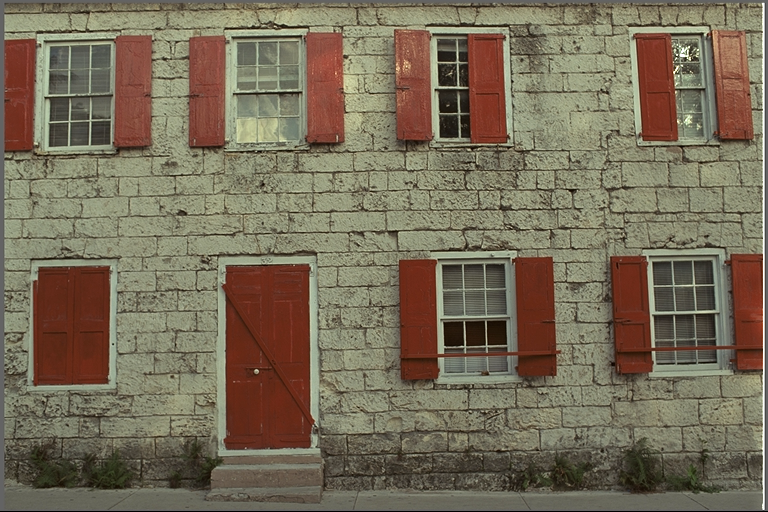
#> input picture data/reference/kodim01.png, 768 x 512 px; its folder holds only this picture in this run
$ python demo.py
#> lines starting #> are read from the running program, lines starting #| are printed output that depends on the picture
### gregory_usm/sharpening.py
"""Modified unsharp masking pipeline (Sect. 4.1-4.3, Fig. 2).

Pipeline exactly as described in the paper:
  1. Gaussian-smooth the ORIGINAL (reference) image                 (Sect. 4.2, Eq. 35)
  2. edge_image        = original - smoothed                       (Fig. 2, the "-" node)
  3. enhanced_edge      = k(t, lam) * edge_image                    (Fig. 2, the "*" node)
       where k combines the coefficient bounds |a2|, |a3| from
       Theorem 1 (Eqs. 32, 34). The paper does not give an explicit
       combination formula for the two bounds into one scalar; per
       the accompanying implementation decision we use k = |a2| + |a3|.
  4. sharpened_image    = blurred + enhanced_edge                   (Fig. 2, the "+" node)

Best-performing parameters reported in the paper: t = 0.6, lambda = 0.
"""
from __future__ import annotations

import numpy as np
from scipy.ndimage import gaussian_filter

from .coefficients import a2_bound, a3_bound


def gaussian_smooth(image: np.ndarray, sigma: float = 2.0) -> np.ndarray:
    """Gaussian smoothing (Eq. 35). Works on grayscale (H,W) or color (H,W,C)."""
    image = image.astype(np.float64)
    if image.ndim == 3:
        return np.stack(
            [gaussian_filter(image[..., c], sigma=sigma) for c in range(image.shape[2])],
            axis=-1,
        )
    return gaussian_filter(image, sigma=sigma)


def sharpening_factor(t: float = 0.6, lam: float = 0.0) -> float:
    """k(t, lambda) = |a2| + |a3|, the coefficient-bound sharpening factor."""
    return a2_bound(t, lam) + a3_bound(t, lam)


def modified_unsharp_masking(
    original: np.ndarray,
    blurred: np.ndarray,
    t: float = 0.6,
    lam: float = 0.0,
    sigma: float = 2.0,
) -> np.ndarray:
    """Apply the paper's modified unsharp masking to sharpen `blurred`
    using edge detail extracted from `original` (Fig. 2 / Sect. 4.3 steps 1-5).

    original, blurred: float arrays in [0, 255] or [0, 1], same shape.
    Returns the sharpened image, clipped to the input's value range.
    """
    if original.shape != blurred.shape:
        raise ValueError("original and blurred images must have the same shape")

    original = original.astype(np.float64)
    blurred = blurred.astype(np.float64)

    vmax = 255.0 if original.max() > 1.0 else 1.0

    smoothed = gaussian_smooth(original, sigma=sigma)
    edge_image = original - smoothed
    k = sharpening_factor(t, lam)
    enhanced_edge = k * edge_image
    sharpened = blurred + enhanced_edge
    return np.clip(sharpened, 0.0, vmax)

### gregory_usm/coefficients.py
"""Mathematical framework from Aarthy & Srutha Keerthi (2025).

Implements:
  - Gregory coefficients Lambda_n from the generating function
        G(xi) = xi / log(1 + xi) = 1 + sum_{n>=1} Lambda_n * xi^n      (Eq. 9)
  - u_n = (1 - t^n) / (1 - t)                                          (below Eq. 14)
  - Sharp coefficient bounds |a2|, |a3| for the class ST_Sigma(Lambda, t, lambda)
    derived in Theorem 1, Eqs. (32) and (34).
"""
from __future__ import annotations

from functools import lru_cache

import sympy as sp


# [16 lines left out: functions _gregory_series, gregory_coefficients, not called in this run]


def u_n(n: int, t: float) -> float:
    """u_n = (1 - t^n) / (1 - t), the quantity used throughout Theorem 1."""
    if t == 1:
        return float(n)
    return (1 - t**n) / (1 - t)


def a2_bound(t: float, lam: float) -> float:
    """Sharp bound |a2| <= sqrt(3 / |2*{...}|)  (Eq. 32)."""
    u2 = u_n(2, t)
    u3 = u_n(3, t)
    inner = (
        3 * u2**2
        - 3 * u3
        - 6 * u2 * (1 + lam)
        + 9 * (1 + 2 * lam)
        + 7 * (2 * (1 + lam) - u2) ** 2
    )
    denom = abs(2 * inner)
    return (3 / denom) ** 0.5


def a3_bound(t: float, lam: float) -> float:
    """Sharp bound |a3| <= 1/(4[2(1+lam)-u2]^2) + 1/(2[3(1+2lam)-u3])  (Eq. 34)."""
    u2 = u_n(2, t)
    u3 = u_n(3, t)
    term1 = 1 / (4 * (2 * (1 + lam) - u2) ** 2)
    term2 = 1 / (2 * (3 * (1 + 2 * lam) - u3))
    return term1 + term2

### demo.py
"""Demo / evaluation of the modified unsharp masking pipeline from:

  Aarthy & Srutha Keerthi, "Enhancing Image Sharpness by Modified Unsharp
  Masking Using Coefficient Bounds Obtained for a Subclass of Analytic
  Functions", Arabian J. Sci. Eng. (2025).

Dataset note
------------
CSIQ / LIVE require a registration form; TID2013 / KADID-10k are only
distributed as single multi-hundred-MB / multi-GB archives (no per-file
HTTP access), so a true "subset download" isn't possible for them without
pulling the whole archive first. As a stand-in we use a handful of images
from the public-domain Kodak test suite (data/reference/) and reproduce
the *blur* distortion category the paper's datasets use: each reference
image is Gaussian-blurred at 5 increasing sigma levels, exactly mirroring
Figs. 7-9 ("Sharpening of various images ... at different blur levels").
This lets the full pipeline run end-to-end and be sanity-checked, but it
is not a reproduction of Table 1 / Table 2 (those require the real MOS
subjective scores shipped with CSIQ/LIVE/TID2013/KADID-10k).
"""
from __future__ import annotations

import csv
from pathlib import Path

import numpy as np
from scipy.ndimage import gaussian_filter
from skimage import io, img_as_float
from skimage.metrics import peak_signal_noise_ratio as psnr
from skimage.metrics import structural_similarity as ssim

from gregory_usm import a2_bound, a3_bound, modified_unsharp_masking
from gregory_usm.sharpening import sharpening_factor

ROOT = Path(__file__).parent
REF_DIR = ROOT / "data" / "reference"
OUT_DIR = ROOT / "output"
OUT_DIR.mkdir(exist_ok=True)

T, LAM = 0.6, 0.0
BLUR_SIGMAS = [1.0, 2.0, 3.0, 4.0, 5.0]  # 5 blur levels, as in CSIQ/LIVE/TID2013
USM_SIGMA = 2.0  # Gaussian sigma for the smoothing step inside the pipeline (Eq. 35);
# not numerically specified in the paper, chosen as a typical edge-extraction scale.


def main():
    print(f"t = {T}, lambda = {LAM}")
    print(f"|a2| bound = {a2_bound(T, LAM):.4f}")
    print(f"|a3| bound = {a3_bound(T, LAM):.4f}")
    k = sharpening_factor(T, LAM)
    print(f"sharpening factor k = |a2| + |a3| = {k:.4f}\n")

    ref_paths = sorted(REF_DIR.glob("*.png"))
    if not ref_paths:
        raise SystemExit(f"No reference images found in {REF_DIR}")

    rows = []
    for ref_path in ref_paths:
        name = ref_path.stem
        original = img_as_float(io.imread(ref_path))
        if original.ndim == 2:
            original = np.stack([original] * 3, axis=-1)
        original = original[..., :3]

        for sigma in BLUR_SIGMAS:
            blurred = np.stack(
                [gaussian_filter(original[..., c], sigma=sigma) for c in range(3)],
                axis=-1,
            )
            sharpened = modified_unsharp_masking(
                original, blurred, t=T, lam=LAM, sigma=USM_SIGMA
            )

            psnr_before = psnr(original, blurred, data_range=1.0)
            psnr_after = psnr(original, sharpened, data_range=1.0)
            ssim_before = ssim(original, blurred, data_range=1.0, channel_axis=-1)
            ssim_after = ssim(original, sharpened, data_range=1.0, channel_axis=-1)

            tag = f"{name}_blur{sigma:.0f}"
            io.imsave(OUT_DIR / f"{tag}_blurred.png", (blurred * 255).astype(np.uint8), check_contrast=False)
            io.imsave(OUT_DIR / f"{tag}_sharpened.png", (sharpened * 255).astype(np.uint8), check_contrast=False)

            rows.append(
                dict(
                    image=name,
                    blur_sigma=sigma,
                    psnr_before=psnr_before,
                    psnr_after=psnr_after,
                    ssim_before=ssim_before,
                    ssim_after=ssim_after,
                )
            )
            print(
                f"{tag:20s} PSNR {psnr_before:6.2f} -> {psnr_after:6.2f}  "
                f"SSIM {ssim_before:.4f} -> {ssim_after:.4f}"
            )
#> this loop made 5 passes
#| kodim01_blur1        PSNR  25.50 ->  17.50  SSIM 0.7580 -> 0.6714
#| kodim01_blur2        PSNR  22.19 ->  18.63  SSIM 0.5007 -> 0.7123
#| kodim01_blur3        PSNR  21.10 ->  18.96  SSIM 0.3914 -> 0.7189
#| kodim01_blur4        PSNR  20.51 ->  19.00  SSIM 0.3387 -> 0.7145
#| kodim01_blur5        PSNR  20.13 ->  18.94  SSIM 0.3113 -> 0.7087
#> pass 1, in modified_unsharp_masking, `smoothed = gaussian_smooth(original, sigma=sigma)`:
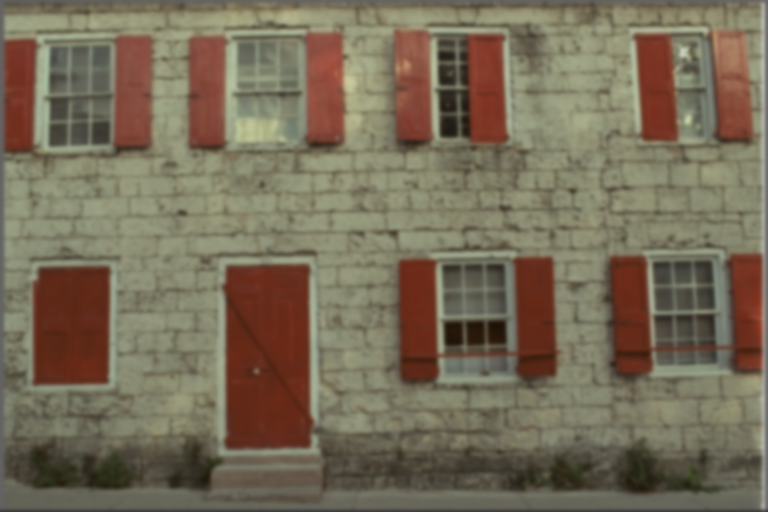
#> smoothed: shape (512, 768, 3) float64; mean of channels 0, 1, 2 0.47, 0.426, 0.347; drawn as R, G, B
#> pass 1, in modified_unsharp_masking, `edge_image = original - smoothed`:
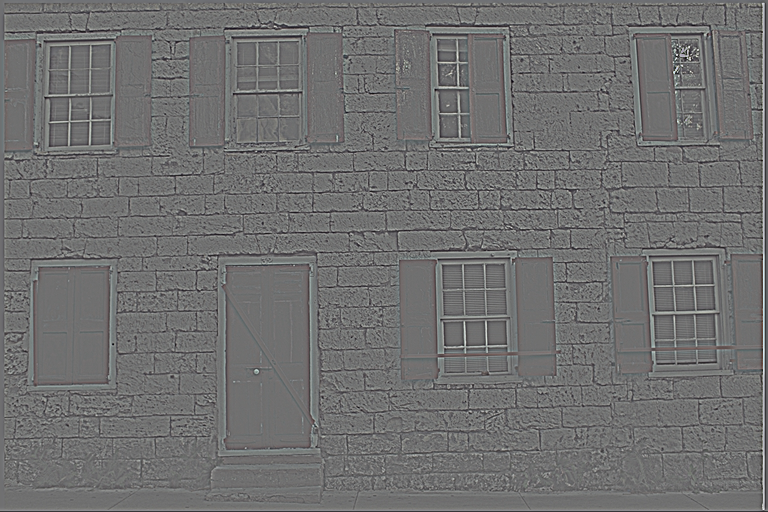
#> edge_image: shape (512, 768, 3) float64; mean of channels 0, 1, 2 -1.68e-17, -1.31e-17, -1.11e-17; drawn with min black and max white
#> after the loop, rows = 5 items

    with open(OUT_DIR / "results.csv", "w", newline="") as f:
        writer = csv.DictWriter(f, fieldnames=rows[0].keys())
        writer.writeheader()
        writer.writerows(rows)

    improved = sum(1 for r in rows if r["psnr_after"] > r["psnr_before"])
#> improved = 0
    print(f"\nPSNR improved vs. blurred input in {improved}/{len(rows)} cases.")
#| PSNR improved vs. blurred input in 0/5 cases.
    print(f"Outputs written to {OUT_DIR}")


if __name__ == "__main__":
    main()

$ run again, on data/reference/kodim05.png
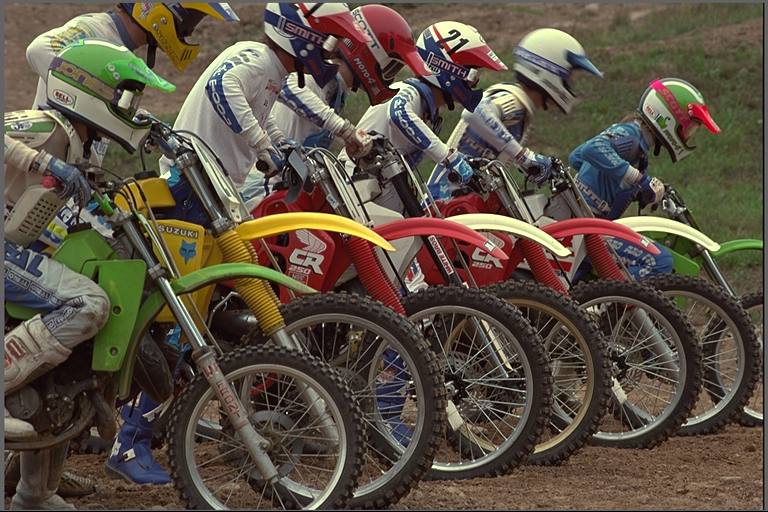
#> input picture data/reference/kodim05.png, 768 x 512 px
#> the loop in main, `for sigma in BLUR_SIGMAS:` made 5 passes
#> (psnr_before, psnr_after, ssim_before, ssim_after) on passes 1 to 5: (25.39, 17.84, 0.834, 0.704), (21.68, 19.05, 0.594, 0.752), (20.26, 19.5, 0.46, 0.764), (19.4, 19.54, 0.384, 0.757), (18.8, 19.37, 0.338, 0.747)
#> (printed output is left out)
#> pass 1, in modified_unsharp_masking, `smoothed = gaussian_smooth(original, sigma=sigma)`:
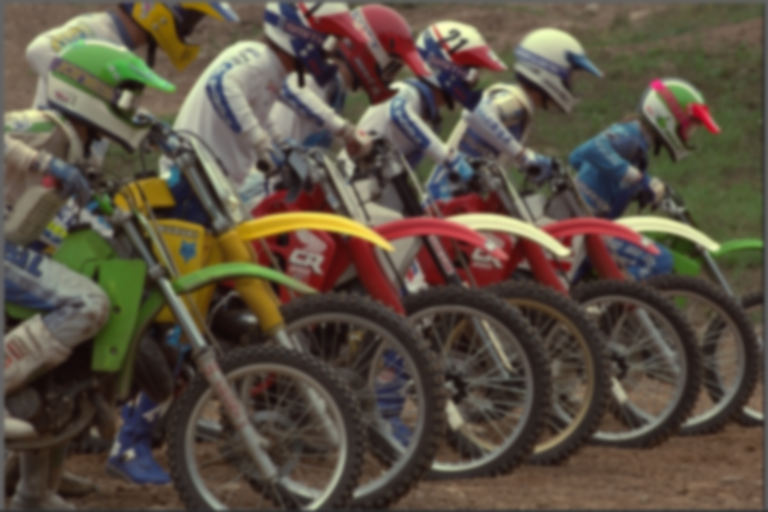
#> smoothed: shape (512, 768, 3) float64; mean of channels 0, 1, 2 0.359, 0.318, 0.265; drawn as R, G, B
#> pass 1, in modified_unsharp_masking, `edge_image = original - smoothed`:
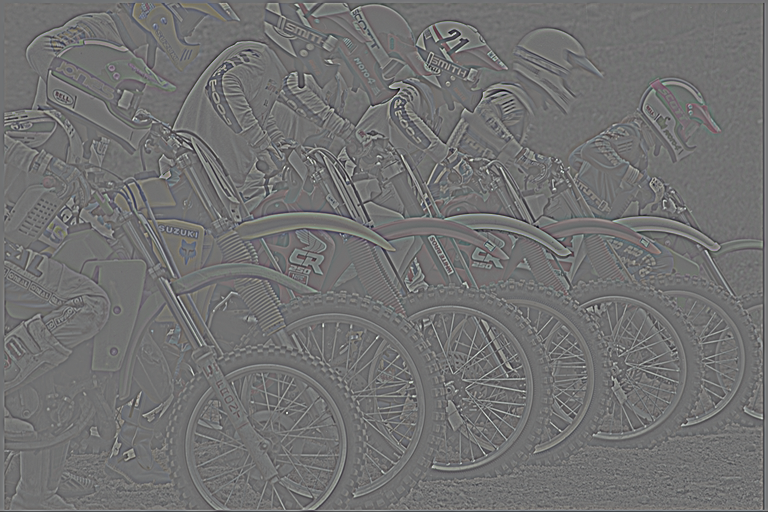
#> edge_image: shape (512, 768, 3) float64; mean of channels 0, 1, 2 -1.18e-17, -1.1e-17, -7.81e-18; drawn with min black and max white
#> after the loop in main, `for sigma in BLUR_SIGMAS:`: rows = 5 items
#> improved = 2
#| PSNR improved vs. blurred input in 2/5 cases.

$ run again, on data/reference/kodim19.png
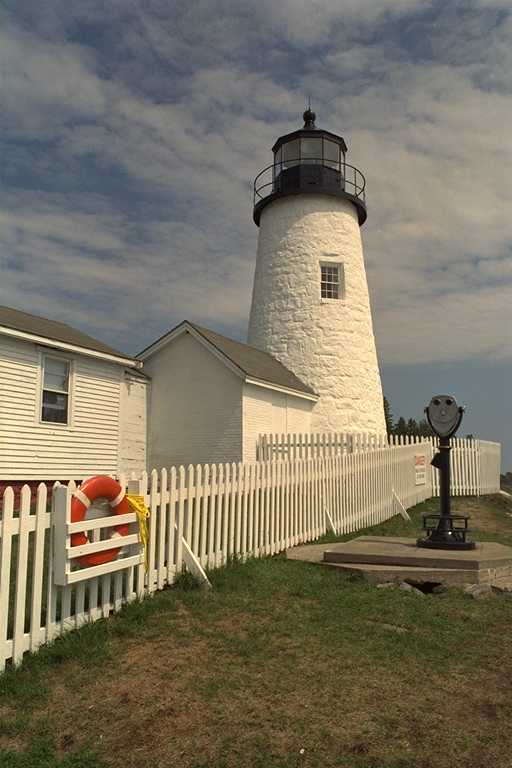
#> input picture data/reference/kodim19.png, 512 x 768 px
#> the loop in main, `for sigma in BLUR_SIGMAS:` made 5 passes
#> (psnr_before, psnr_after, ssim_before, ssim_after) on passes 1 to 5: (27.48, 19.8, 0.842, 0.741), (23.86, 20.87, 0.68, 0.777), (22.64, 21.25, 0.608, 0.786), (21.94, 21.29, 0.571, 0.783), (21.45, 21.19, 0.548, 0.779)
#> (printed output is left out)
#> pass 1, in modified_unsharp_masking, `smoothed = gaussian_smooth(original, sigma=sigma)`:
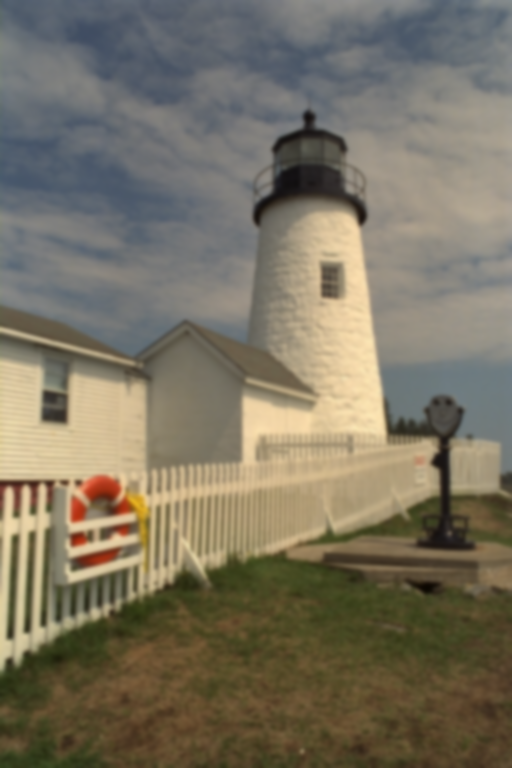
#> smoothed: shape (768, 512, 3) float64; mean of channels 0, 1, 2 0.48, 0.453, 0.385; drawn as R, G, B
#> pass 1, in modified_unsharp_masking, `edge_image = original - smoothed`:
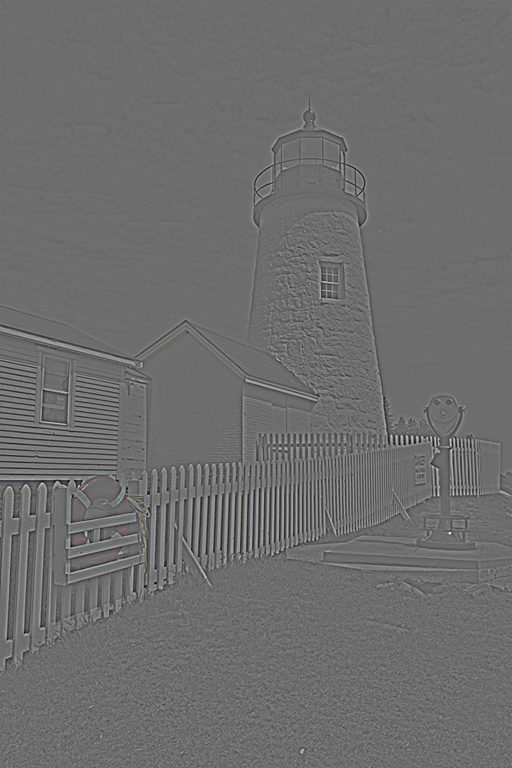
#> edge_image: shape (768, 512, 3) float64; mean of channels 0, 1, 2 -1.66e-17, -1.54e-17, -1.35e-17; drawn with min black and max white
#> after the loop in main, `for sigma in BLUR_SIGMAS:`: rows = 5 items
#> improved = 0
#| PSNR improved vs. blurred input in 0/5 cases.
